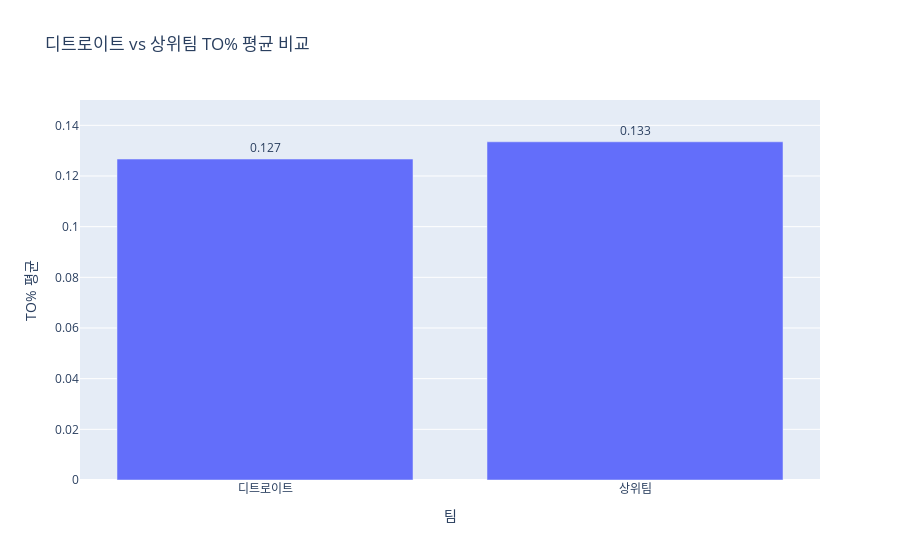

Source (notebook cell):
### Markdown cell above
1. 분포 자체의 차이

상위팀 선발: TS%가 0.55~0.65 이상에 고르게 몰려 있음
디트로이트 선발: 0.4~0.55 구간에 많이 분포 → 효율이 낮은 선수 다수 존재
결론: 디트로이트는 팀 전체 효율을 깎아먹는 저효율 선수가 눈에 띄게 많음

2. 포지션별 차이

가드(G)

상위팀: 대부분 0.55~0.6 이상 → 안정적으로 효율을 유지
디트로이트: 0.1~0.5 사이로 넓게 퍼져 있음 → 불안정, 특히 낮은 효율 선수 존재

포워드(F)

상위팀: 대부분 리그 평균 수준(0.55~0.6 이상)
디트로이트: 일부는 준수하지만 고른 분포가 아님

센터(C)

상위팀: 안정적으로 0.6 근처 이상
디트로이트: 일부 괜찮지만 표본 적고 편차 큼

3. 전략적 시사점

상위팀은 누가 들어와도 효율 유지 → 고른 분포 = 전술적 안정성
디트로이트는 특정 선수(특히 가드)에 의존 → 효율 편차 큼 = 전술적 불안정성
효율이 낮은 선수가 주전으로 많은 시간을 뛰면 → 전체 팀 효율 하락으로 이어짐

“Isaiah Livers는 팀 내 공격 점유율(USG%)은 낮지만, 주어진 기회에서 높은 TS%를 기록했습니다. 이는 공격의 메인 옵션은 아니지만, 효율적인 보조 득점원으로서 가치를 보여줍니다.”

Isaiah Livers 케이스 정리

USG% 낮음

팀 내에서 공격 기회는 많이 받지 못함 → 즉, 전술적으로 중심은 아님
하지만 이는 “아직 비중이 적다”는 의미일 뿐, 발전 가능성을 배제하진 않음

TS% 높음

주어진 기회를 효율적으로 마무리
보통 이런 선수는 오픈 찬스를 잘 살리고, 슈팅 셀렉션이 안정적임

해석

지금은 보조 옵션(롤플레이어) 성격이 강하지만,
만약 USG%를 조금 더 올려도 TS%가 유지된다면, 더 큰 역할을 맡을 수 있음
즉, “효율이 검증된 롤플레이어 → 성장 시 2옵션급 선수”로 발전할 가능성

✅ 발표/분석용 메시지

“Isaiah Livers는 현재는 낮은 점유율(USG%)에도 불구하고 높은 TS%를 기록하며 효율적인 득점원으로서 잠재력을 보였습니다. 만약 더 많은 공격 기회를 부여해도 효율을 유지할 수 있다면, 디트로이트가 키워볼 만한 성장 자원으로 평가할 수 있습니다.”

### Code cell
# 디트로이트 팀만 필터
det = df1_named[df1_named['TEAM'].str.contains("Detroit", case=False, na=False)].copy()

# 상위팀만 필터
top = df1_named[df1_named['TEAM_LVL'] == '상위팀'].copy()

# 평균 TO% 계산
det_to_mean = det['TO%'].mean()
top_to_mean = top['TO%'].mean()

print("디트로이트 평균 TO%:", round(det_to_mean, 3))
print("상위팀 평균 TO%:", round(top_to_mean, 3))

data = {
    '팀': ['디트로이트', '상위팀'],
    'TO% 평균': [det_to_mean, top_to_mean]
}
df_plot = pd.DataFrame(data)

fig = px.bar(df_plot,
             x='팀',
             y='TO% 평균',
             title="디트로이트 vs 상위팀 TO% 평균 비교",
             text='TO% 평균')

fig.update_traces(texttemplate='%{text:.3f}', textposition='outside')
fig.update_yaxes(range=[0,0.15])
fig.show()

### Figure 1 — Plotly figure (JSON) as saved in the notebook; plotly's stock layout.template omitted (floating-point values rounded to 4 significant figures)
{"data": [{"hovertemplate": "팀=%{x}<br>TO% 평균=%{text}<extra></extra>", "legendgroup": "", "marker": {"color": "#636efa", "pattern": {"shape": ""}}, "name": "", "orientation": "v", "showlegend": false, "text": [0.1267, 0.1335], "textposition": "outside", "texttemplate": "%{text:.3f}", "type": "bar", "x": ["디트로이트", "상위팀"], "xaxis": "x", "y": [0.1267, 0.1335], "yaxis": "y"}], "layout": {"barmode": "relative", "legend": {"tracegroupgap": 0}, "title": {"text": "디트로이트 vs 상위팀 TO% 평균 비교"}, "xaxis": {"anchor": "y", "domain": [0, 1], "title": {"text": "팀"}}, "yaxis": {"anchor": "x", "domain": [0, 1], "range": [0, 0.15], "title": {"text": "TO% 평균"}}}}
